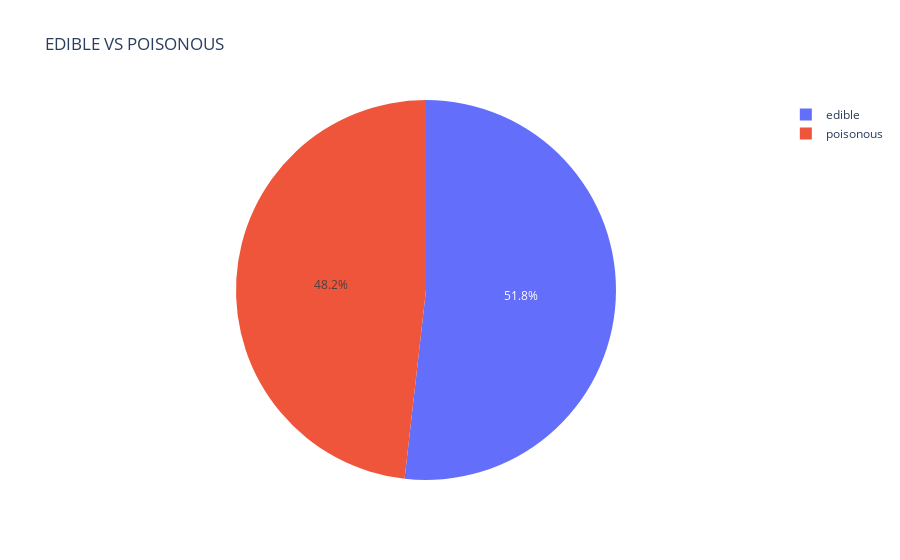

Here is the notebook cell this chart was saved with:
### Code cell
fig=px.pie(df,values=data1,names=data1.index,title="EDIBLE VS POISONOUS")
fig.show()

### Figure 1 — Plotly figure (JSON) as saved in the notebook; plotly's stock layout.template omitted (floating-point values rounded to 4 significant figures)
{"data": [{"domain": {"x": [0, 1], "y": [0, 1]}, "hovertemplate": "label=%{label}<br>value=%{value}<extra></extra>", "labels": ["edible", "poisonous"], "legendgroup": "", "name": "", "showlegend": true, "type": "pie", "values": [4208, 3916]}], "layout": {"legend": {"tracegroupgap": 0}, "title": {"text": "EDIBLE VS POISONOUS"}}}
